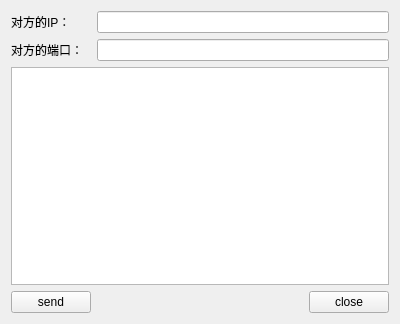
<?xml version="1.0" encoding="UTF-8"?>
<ui version="4.0">
 <class>Widget</class>
 <widget class="QWidget" name="Widget">
  <property name="geometry">
   <rect>
    <x>0</x>
    <y>0</y>
    <width>400</width>
    <height>324</height>
   </rect>
  </property>
  <property name="windowTitle">
   <string>Widget</string>
  </property>
  <layout class="QGridLayout" name="gridLayout">
   <item row="0" column="0">
    <widget class="QLabel" name="label">
     <property name="text">
      <string>对方的IP：</string>
     </property>
    </widget>
   </item>
   <item row="0" column="1" colspan="2">
    <widget class="QLineEdit" name="lineEditIP"/>
   </item>
   <item row="1" column="0">
    <widget class="QLabel" name="label_2">
     <property name="text">
      <string>对方的端口：</string>
     </property>
    </widget>
   </item>
   <item row="1" column="1" colspan="2">
    <widget class="QLineEdit" name="lineEditPort"/>
   </item>
   <item row="2" column="0" colspan="3">
    <widget class="QTextEdit" name="textEdit"/>
   </item>
   <item row="3" column="0">
    <widget class="QPushButton" name="buttonSend">
     <property name="text">
      <string>send</string>
     </property>
    </widget>
   </item>
   <item row="3" column="1">
    <spacer name="horizontalSpacer">
     <property name="orientation">
      <enum>Qt::Horizontal</enum>
     </property>
     <property name="sizeHint" stdset="0">
      <size>
       <width>217</width>
       <height>20</height>
      </size>
     </property>
    </spacer>
   </item>
   <item row="3" column="2">
    <widget class="QPushButton" name="buttonClose">
     <property name="text">
      <string>close</string>
     </property>
    </widget>
   </item>
  </layout>
 </widget>
 <layoutdefault spacing="6" margin="11"/>
 <resources/>
 <connections/>
</ui>
